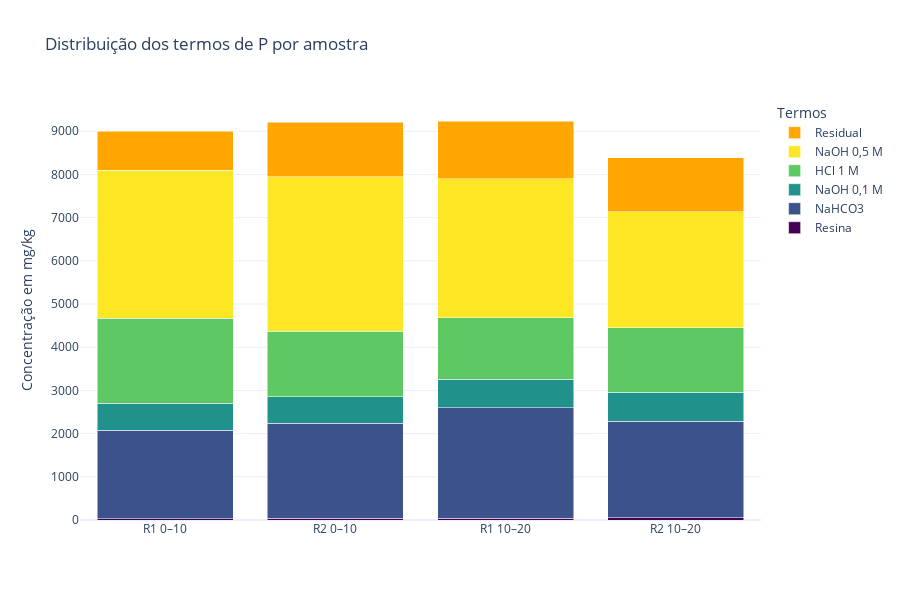

Notebook code for this chart:
### Code cell
dados = np.column_stack([R1_0_10_Pt, R2_0_10_Pt, R1_10_20_Pt, R2_10_20_Pt])

nomes_termos = ["Resina", "NaHCO3", "NaOH 0,1 M", "HCl 1 M", "NaOH 0,5 M", "Residual"]
cores = ['#440154', '#3b528b', '#21918c', '#5ec962', '#fde725', '#ffa600']

fig = go.Figure()

for i, termo in enumerate(nomes_termos):
    fig.add_trace(go.Bar(
        x=labels_amostras,
        y=dados[i],
        name=termo,
        marker_color=cores[i],
        hovertemplate=(
            f"{termo}<br>"
            "Amostra: %{x}<br>"
            "Valor: %{y:.2f}<extra></extra>"
        )
    ))

fig.update_layout(
    barmode='stack',
    title="Distribuição dos termos de P por amostra",
    yaxis_title="Concentração em mg/kg",
    legend_title="Termos",
    width=900,
    height=600,
    template="plotly_white"
)

fig.show()

### Figure 1 — Plotly figure (JSON) as saved in the notebook; plotly's stock layout.template omitted (floating-point values rounded to 4 significant figures)
{"data": [{"hovertemplate": "Resina<br>Amostra: %{x}<br>Valor: %{y:.2f}<extra></extra>", "marker": {"color": "#440154"}, "name": "Resina", "type": "bar", "x": ["R1 0–10", "R2 0–10", "R1 10–20", "R2 10–20"], "y": [28.51, 44.75, 45.83, 49.56]}, {"hovertemplate": "NaHCO3<br>Amostra: %{x}<br>Valor: %{y:.2f}<extra></extra>", "marker": {"color": "#3b528b"}, "name": "NaHCO3", "type": "bar", "x": ["R1 0–10", "R2 0–10", "R1 10–20", "R2 10–20"], "y": [2051.0, 2199.0, 2554, 2235.0]}, {"hovertemplate": "NaOH 0,1 M<br>Amostra: %{x}<br>Valor: %{y:.2f}<extra></extra>", "marker": {"color": "#21918c"}, "name": "NaOH 0,1 M", "type": "bar", "x": ["R1 0–10", "R2 0–10", "R1 10–20", "R2 10–20"], "y": [628.4, 608.0, 661.2, 676.5]}, {"hovertemplate": "HCl 1 M<br>Amostra: %{x}<br>Valor: %{y:.2f}<extra></extra>", "marker": {"color": "#5ec962"}, "name": "HCl 1 M", "type": "bar", "x": ["R1 0–10", "R2 0–10", "R1 10–20", "R2 10–20"], "y": [1959.0, 1523.0, 1421.0, 1486.0]}, {"hovertemplate": "NaOH 0,5 M<br>Amostra: %{x}<br>Valor: %{y:.2f}<extra></extra>", "marker": {"color": "#fde725"}, "name": "NaOH 0,5 M", "type": "bar", "x": ["R1 0–10", "R2 0–10", "R1 10–20", "R2 10–20"], "y": [3428.0, 3574.0, 3216.0, 2693.0]}, {"hovertemplate": "Residual<br>Amostra: %{x}<br>Valor: %{y:.2f}<extra></extra>", "marker": {"color": "#ffa600"}, "name": "Residual", "type": "bar", "x": ["R1 0–10", "R2 0–10", "R1 10–20", "R2 10–20"], "y": [911.3, 1265.0, 1340.0, 1247.0]}], "layout": {"barmode": "stack", "height": 600, "legend": {"title": {"text": "Termos"}}, "title": {"text": "Distribuição dos termos de P por amostra"}, "width": 900, "yaxis": {"title": {"text": "Concentração em mg/kg"}}}}
